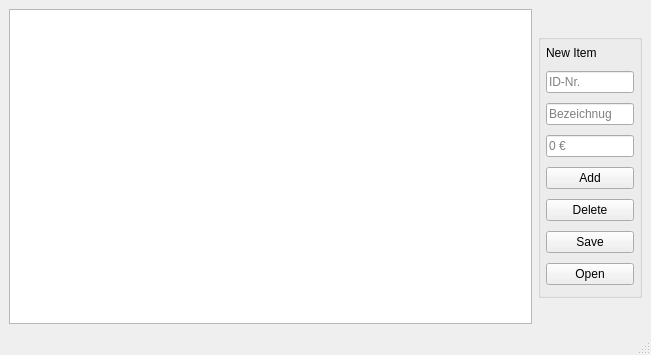
<?xml version="1.0" encoding="UTF-8"?>
<ui version="4.0">
 <class>mainWindow</class>
 <widget class="QMainWindow" name="mainWindow">
  <property name="geometry">
   <rect>
    <x>0</x>
    <y>0</y>
    <width>651</width>
    <height>355</height>
   </rect>
  </property>
  <property name="windowTitle">
   <string>Warenliste</string>
  </property>
  <widget class="QWidget" name="centralwidget">
   <layout class="QGridLayout" name="gridLayout" columnstretch="5,1" columnminimumwidth="0,50">
    <item row="0" column="0">
     <widget class="QTableWidget" name="tableWidget">
      <property name="sortingEnabled">
       <bool>true</bool>
      </property>
      <attribute name="horizontalHeaderVisible">
       <bool>false</bool>
      </attribute>
      <attribute name="horizontalHeaderCascadingSectionResizes">
       <bool>false</bool>
      </attribute>
      <attribute name="horizontalHeaderDefaultSectionSize">
       <number>150</number>
      </attribute>
      <attribute name="verticalHeaderVisible">
       <bool>false</bool>
      </attribute>
      <attribute name="verticalHeaderCascadingSectionResizes">
       <bool>false</bool>
      </attribute>
      <column>
       <property name="text">
        <string>Warennr.</string>
       </property>
      </column>
      <column>
       <property name="text">
        <string>Bezeichnung</string>
       </property>
      </column>
      <column>
       <property name="text">
        <string>Preis</string>
       </property>
      </column>
     </widget>
    </item>
    <item row="0" column="1">
     <widget class="QGroupBox" name="itemEingabe">
      <property name="maximumSize">
       <size>
        <width>500</width>
        <height>286</height>
       </size>
      </property>
      <layout class="QVBoxLayout" name="eingabe">
       <property name="spacing">
        <number>10</number>
       </property>
       <property name="sizeConstraint">
        <enum>QLayout::SetMaximumSize</enum>
       </property>
       <property name="leftMargin">
        <number>5</number>
       </property>
       <property name="topMargin">
        <number>5</number>
       </property>
       <property name="rightMargin">
        <number>5</number>
       </property>
       <property name="bottomMargin">
        <number>10</number>
       </property>
       <item>
        <widget class="QLabel" name="newItem">
         <property name="maximumSize">
          <size>
           <width>93</width>
           <height>16</height>
          </size>
         </property>
         <property name="text">
          <string>New Item</string>
         </property>
        </widget>
       </item>
       <item>
        <widget class="QLineEdit" name="idNr">
         <property name="placeholderText">
          <string>ID-Nr.</string>
         </property>
        </widget>
       </item>
       <item>
        <widget class="QLineEdit" name="bezeichnung">
         <property name="placeholderText">
          <string>Bezeichnug</string>
         </property>
        </widget>
       </item>
       <item>
        <widget class="QLineEdit" name="preis">
         <property name="placeholderText">
          <string>0 €</string>
         </property>
        </widget>
       </item>
       <item>
        <widget class="QPushButton" name="add">
         <property name="text">
          <string>Add</string>
         </property>
         <property name="shortcut">
          <string>Alt+A</string>
         </property>
        </widget>
       </item>
       <item>
        <widget class="QPushButton" name="pushButton">
         <property name="text">
          <string>Delete</string>
         </property>
        </widget>
       </item>
       <item>
        <widget class="QPushButton" name="button_save">
         <property name="text">
          <string>Save</string>
         </property>
        </widget>
       </item>
       <item>
        <widget class="QPushButton" name="button_open">
         <property name="text">
          <string>Open</string>
         </property>
        </widget>
       </item>
      </layout>
     </widget>
    </item>
   </layout>
  </widget>
  <widget class="QMenuBar" name="menubar">
   <property name="geometry">
    <rect>
     <x>0</x>
     <y>0</y>
     <width>651</width>
     <height>26</height>
    </rect>
   </property>
  </widget>
  <widget class="QStatusBar" name="statusbar">
   <property name="enabled">
    <bool>true</bool>
   </property>
  </widget>
 </widget>
 <resources/>
 <connections/>
</ui>
